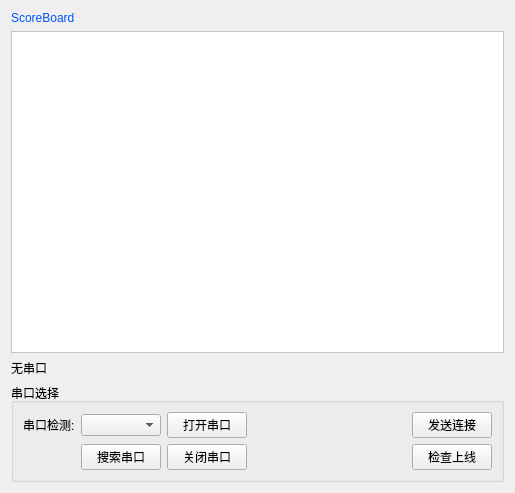
<?xml version="1.0" encoding="UTF-8"?>
<ui version="4.0">
 <class>Form</class>
 <widget class="QWidget" name="Form">
  <property name="geometry">
   <rect>
    <x>0</x>
    <y>0</y>
    <width>515</width>
    <height>493</height>
   </rect>
  </property>
  <property name="windowTitle">
   <string>Form</string>
  </property>
  <property name="styleSheet">
   <string notr="true"/>
  </property>
  <layout class="QVBoxLayout" name="verticalLayout">
   <item>
    <widget class="QLabel" name="label">
     <property name="styleSheet">
      <string notr="true">font: 20pt &quot;Sans Serif&quot;;
color: rgb(0, 85, 255);</string>
     </property>
     <property name="text">
      <string>ScoreBoard</string>
     </property>
    </widget>
   </item>
   <item>
    <widget class="QListView" name="listView">
     <property name="styleSheet">
      <string notr="true">background-color: rgb(255, 255, 255);</string>
     </property>
    </widget>
   </item>
   <item>
    <widget class="QLabel" name="label_2">
     <property name="text">
      <string>无串口</string>
     </property>
    </widget>
   </item>
   <item>
    <widget class="QGroupBox" name="groupBox">
     <property name="title">
      <string>串口选择</string>
     </property>
     <layout class="QGridLayout" name="gridLayout">
      <item row="2" column="2">
       <widget class="QPushButton" name="closePortButton">
        <property name="text">
         <string>关闭串口</string>
        </property>
       </widget>
      </item>
      <item row="1" column="3">
       <spacer name="horizontalSpacer">
        <property name="orientation">
         <enum>Qt::Horizontal</enum>
        </property>
        <property name="sizeHint" stdset="0">
         <size>
          <width>40</width>
          <height>20</height>
         </size>
        </property>
       </spacer>
      </item>
      <item row="2" column="1">
       <widget class="QPushButton" name="searchButton">
        <property name="text">
         <string>搜索串口</string>
        </property>
       </widget>
      </item>
      <item row="1" column="1">
       <widget class="QComboBox" name="comboBox"/>
      </item>
      <item row="1" column="0">
       <widget class="QLabel" name="label_3">
        <property name="text">
         <string>串口检测:</string>
        </property>
       </widget>
      </item>
      <item row="1" column="2">
       <widget class="QPushButton" name="openPortButton">
        <property name="text">
         <string>打开串口</string>
        </property>
       </widget>
      </item>
      <item row="2" column="5">
       <widget class="QPushButton" name="checkButton">
        <property name="text">
         <string>检查上线</string>
        </property>
       </widget>
      </item>
      <item row="1" column="5">
       <widget class="QPushButton" name="sendConButton">
        <property name="text">
         <string>发送连接</string>
        </property>
       </widget>
      </item>
     </layout>
    </widget>
   </item>
  </layout>
 </widget>
 <resources/>
 <connections/>
</ui>
